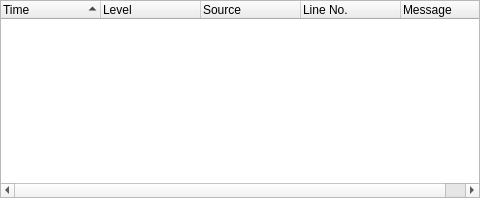
<?xml version="1.0" encoding="UTF-8"?>
<ui version="4.0">
 <class>Form</class>
 <widget class="QWidget" name="Form">
  <property name="geometry">
   <rect>
    <x>0</x>
    <y>0</y>
    <width>480</width>
    <height>198</height>
   </rect>
  </property>
  <property name="windowTitle">
   <string>Form</string>
  </property>
  <layout class="QVBoxLayout" name="verticalLayout">
   <property name="leftMargin">
    <number>0</number>
   </property>
   <property name="topMargin">
    <number>0</number>
   </property>
   <property name="rightMargin">
    <number>0</number>
   </property>
   <property name="bottomMargin">
    <number>0</number>
   </property>
   <item>
    <widget class="QTreeWidget" name="treeWidget">
     <property name="alternatingRowColors">
      <bool>true</bool>
     </property>
     <property name="indentation">
      <number>0</number>
     </property>
     <property name="sortingEnabled">
      <bool>true</bool>
     </property>
     <property name="animated">
      <bool>true</bool>
     </property>
     <column>
      <property name="text">
       <string>Time</string>
      </property>
     </column>
     <column>
      <property name="text">
       <string>Level</string>
      </property>
     </column>
     <column>
      <property name="text">
       <string>Source</string>
      </property>
     </column>
     <column>
      <property name="text">
       <string>Line No.</string>
      </property>
     </column>
     <column>
      <property name="text">
       <string>Message</string>
      </property>
     </column>
    </widget>
   </item>
  </layout>
 </widget>
 <resources/>
 <connections/>
</ui>
